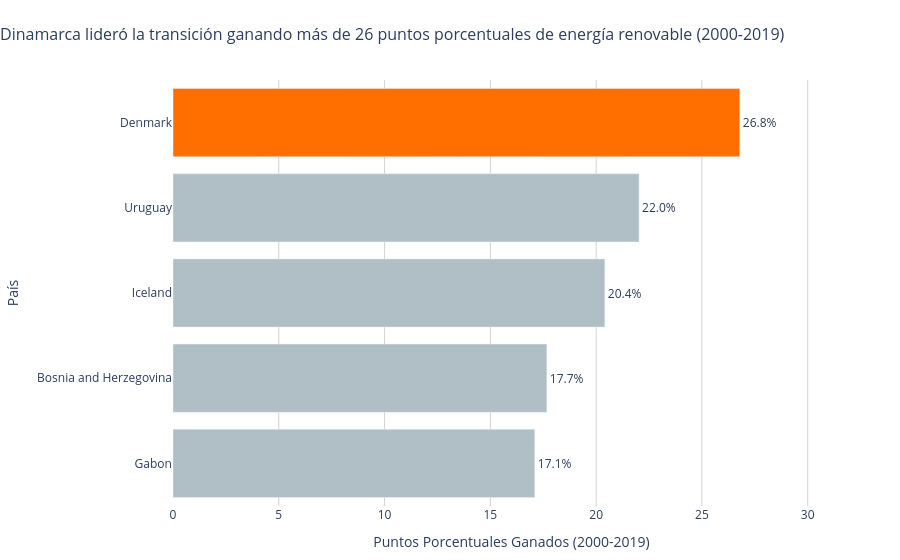

Here is the notebook cell this chart was saved with:
### Markdown cell above
### Pregunta 1: Líderes de la transición

### Code cell
df_c = final_dataset[~final_dataset['is_region'] & final_dataset['region'].notna()].copy()
df_2000 = df_c[df_c['year'] == 2000][['country', 'renewable_share_of_total_energy']]
df_2019 = df_c[df_c['year'] == 2019][['country', 'renewable_share_of_total_energy']]
df_delta = pd.merge(df_2000, df_2019, on='country', suffixes=('_2000', '_2019'))
df_delta['delta'] = df_delta['renewable_share_of_total_energy_2019'] - df_delta['renewable_share_of_total_energy_2000']
top_5 = df_delta.sort_values(by='delta', ascending=False).head(5).copy()
print('Top 5 países con mayor aumento (2000-2019):')
for i, r in enumerate(top_5.itertuples(), 1):
    print(f"{i}. {r.country}: +{r.delta:.2f}% (De {r.renewable_share_of_total_energy_2000:.2f}% a {r.renewable_share_of_total_energy_2019:.2f}%)")

# Dinamarca es la 1ra (índice 4 en orden ascendente), la coloreamos con el color naranja de contraste
colors = ['#B0BEC5']*4 + ['#FF6F00']
fig = px.bar(
    top_5.sort_values(by='delta', ascending=True),
    x='delta',
    y='country',
    orientation='h',
    labels={'delta': 'Puntos Porcentuales Ganados (2000-2019)', 'country': 'País'},
    title='Dinamarca lideró la transición ganando más de 26 puntos porcentuales de energía renovable (2000-2019)'
)
fig.update_traces(marker_color=colors, texttemplate='%{x:.1f}%', textposition='outside')
fig.update_layout(
    plot_bgcolor='white',
    title_x=0.0,
    title_font_size=16,
    margin=dict(l=100, r=50, t=80, b=50),
    xaxis=dict(showgrid=True, gridcolor='#D3D3D3', range=[0, 32]),
    yaxis=dict(showgrid=False)
)
fig.show()

### Figure 1 — Plotly figure (JSON) as saved in the notebook; plotly's stock layout.template omitted (floating-point values rounded to 4 significant figures)
{"data": [{"hovertemplate": "Puntos Porcentuales Ganados (2000-2019)=%{x}<br>País=%{y}<extra></extra>", "legendgroup": "", "marker": {"color": ["#B0BEC5", "#B0BEC5", "#B0BEC5", "#B0BEC5", "#FF6F00"], "pattern": {"shape": ""}}, "name": "", "orientation": "h", "showlegend": false, "textposition": "outside", "texttemplate": "%{x:.1f}%", "type": "bar", "x": [17.1, 17.67, 20.41, 22.03, 26.79], "xaxis": "x", "y": ["Gabon", "Bosnia and Herzegovina", "Iceland", "Uruguay", "Denmark"], "yaxis": "y"}], "layout": {"barmode": "relative", "legend": {"tracegroupgap": 0}, "margin": {"b": 50, "l": 100, "r": 50, "t": 80}, "plot_bgcolor": "white", "title": {"font": {"size": 16}, "text": "Dinamarca lideró la transición ganando más de 26 puntos porcentuales de energía renovable (2000-2019)", "x": 0.0}, "xaxis": {"anchor": "y", "domain": [0.0, 1.0], "gridcolor": "#D3D3D3", "range": [0, 32], "showgrid": true, "title": {"text": "Puntos Porcentuales Ganados (2000-2019)"}}, "yaxis": {"anchor": "x", "domain": [0.0, 1.0], "showgrid": false, "title": {"text": "País"}}}}
